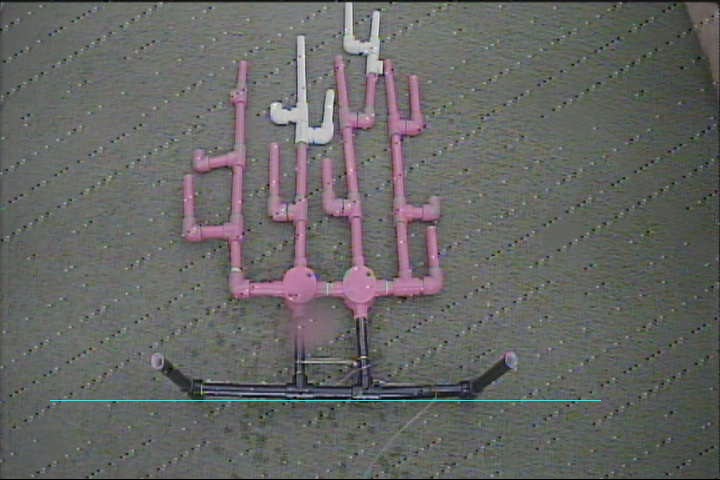
#> input picture gui - Copy/old.png, 720 x 480 px
$ python task_test.py
#> lines starting #> are read from the running program, lines starting #| are printed output that depends on the picture; after the words box and inside, x2 and y2 are one past the last pixel; in counts of white or black regions, pixels touching at a corner belong together; pictures that were not available may be replaced by others from this repository, and a replacement may not be noted
### gui - Copy/object_detection_module.py
"""
Module that contains utilities needed task 2.2

task description : Using image recognition to determine the health of a coral colony by comparing its
current condition picture to an image taken in the past to compare between them and find changes.

Prequisites :-

1 - open cv
2 - numpy
3 - math -> if not already included while installing python

"""
from cv2 import cv2
import numpy as np

# Defining module Constants
# LOWER_PURPLE = np.array([0, 50, 90])  # Purple HSV lower boundry
# UPPER_PURPLE = np.array([255, 98, 255])  # Purple HSV upper boundry
LOWER_WHITE = np.array([150, 150, 160])  # White HSV lower boundry
UPPER_WHITE = np.array([255, 255, 255])  # White HSV upper boundry
KERNEL_ALLIGN = np.ones((5, 5), np.uint8)  # Kernel used for opening effect
KERNEL_ERODE = np.ones((3,3),np.uint8)
MAX_FEATURES = 100  # Maximum number of features to be detected
GOOD_MATCH_PERCENT = 0.15  # Matching tolerence
AREA = 250  # Minimum contour area
COLORS = {
    "GREEN": (0, 255, 0),
    "YELLOW": (0, 255, 255),
    "RED": (0, 0, 255),
    "BLUE": (255, 0, 0)
}
AREA_TOLERANCE = 1000  # Difference in area tolerence
MIN_MATCH_COUNT = 10  # Matching Tolerence


def extract(image, UPPER_PURPLE, LOWER_PURPLE, UPPER_WHITE, LOWER_WHITE,debug=False):
    """
Python function that extracts purple and white parts out of an image

arguments :-
------------

1 - image -> an numpy array representing the image to be extracted from ( can be read using open cv ).
2 - debug -> boolean that controls if debug mode is on or off.

outputs :-
----------

- A dictionary that contains:
    - original image.
    - white parts of image.
    - purple parts of image.


    """
    imageClone = image.copy()
    image = cv2.cvtColor(image ,cv2.COLOR_BGR2HSV)
    purple_mask = cv2.inRange(image, LOWER_PURPLE, UPPER_PURPLE)
    print(LOWER_PURPLE)
    white_mask = cv2.inRange(image, LOWER_WHITE, UPPER_WHITE)
    white = cv2.bitwise_and(image, image, mask=white_mask)
    purple = cv2.bitwise_and(image, image, mask=purple_mask)
    white[white_mask > 0] = (255, 255, 255)
    purple[purple_mask > 0] = (255, 255, 255)
    purple = cv2.erode(purple,KERNEL_ERODE,iterations = 1)
    white = cv2.erode(white,KERNEL_ERODE,iterations = 1)
    # Print debug info if debug mode is on
    if debug:
        cv2.imshow("extraction result", np.hstack([image, purple, white]))
    return {'original': imageClone, 'white': white, 'purple': purple}

def remove_back_ground(image):
    """
utilizes the color extraction function extract() to remove background from image

arguments :-
------------

- image -> an numpy array representing the image to remove the area from ( can be read using open cv ).

outputs :-
----------

- The image after removing the background.

"""
# [4 lines of commented-out code are left out]

oldimage = cv2.imread("old.png")
#> oldimage is the input picture: shape (480, 720, 3); mean B, G, R 99.9, 102, 101.7
width,heigth = oldimage.shape[1],oldimage.shape[0]
#> width = 720; heigth = 480
old_image_ext = remove_back_ground(oldimage)

bf = cv2.DescriptorMatcher_create(cv2.DESCRIPTOR_MATCHER_BRUTEFORCE_HAMMING)


# [171 lines left out: functions to_black_and_white, detect, print_contours, get_colony_area, Pixelated_Clean_Image_beta, addassistant and 1 more, not called in this run]

# End of module

### gui - Copy/task_test.py
""" Driver code for task 2.2"""
import cv2
from object_detection_module import COLORS, AREA, MIN_MATCH_COUNT, extract
from object_detection_module import check_for_matches, detect, print_contours, addassistant
import numpy as np

# Define Script constants
SAMPLING_RATE = 250
DEBUG = False  # Select debug mode
MANUAL = False  # Turn manual mode off and on
# Define Script variables
FRAME_COUNT = 0  # Frames tracking variable
SAMPLE_COUNTER = 0  # Samples trackingcounter
SIZE_TOLERENCE = 0.3  # tolerence of size
contours = {'growth_cnts': [], 'death_cnts': [], 'blotching_cnts': [], 'recovery_cnts': []}
old_image = cv2.imread("old.png")


# trackbars
def nothing(x):
    pass

# [9 lines of commented-out code are left out]


# [63 lines left out: functions simplest_cb, colonyhealthfunction, not called in this run]

# colonyhealthfunction()

# trackbars()
cv2.namedWindow('tracks purple')
cv2.namedWindow('tracks white')
cv2.createTrackbar('purple upper 1', 'tracks purple', 215, 255, nothing)
cv2.createTrackbar('purple upper 2', 'tracks purple', 224, 255, nothing)
cv2.createTrackbar('purple upper 3', 'tracks purple', 165, 255, nothing)

cv2.createTrackbar('purple lower 1', 'tracks purple', 109, 255, nothing)
cv2.createTrackbar('purple lower 2', 'tracks purple', 0, 255, nothing)
cv2.createTrackbar('purple lower 3', 'tracks purple', 55, 255, nothing)

cv2.createTrackbar('white upper 1', 'tracks white', 150, 255, nothing)
cv2.createTrackbar('white upper 2', 'tracks white', 150, 255, nothing)
cv2.createTrackbar('white upper 3', 'tracks white', 160, 255, nothing)

cv2.createTrackbar('white lower 1', 'tracks white', 255, 255, nothing)
cv2.createTrackbar('white lower 2', 'tracks white', 255, 255, nothing)
cv2.createTrackbar('white lower 3', 'tracks white', 255, 255, nothing)


# frame = cv2.imread('test.png')
cap = cv2.VideoCapture('coral.mp4')
# frame = simplest_cb(frame)

while(True):
    try:
        frame = cap.read()[1]
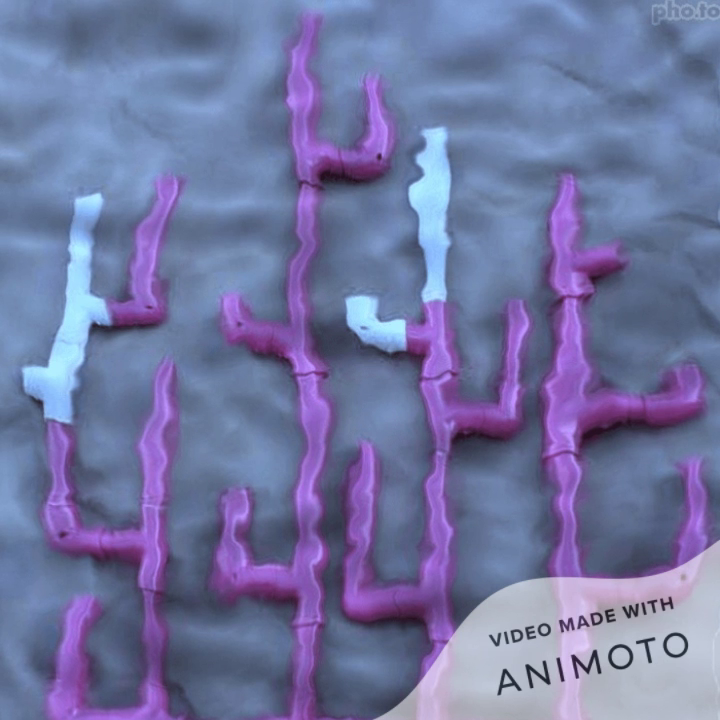
#> input picture frame 105 of Task 2.2/test_video.mp4, 720 x 720 px, given in place of coral.mp4, which was not available
#> frame is the input picture: shape (720, 720, 3); mean B, G, R 162.2, 117.5, 113.5
        frame = cv2.resize(frame, (400,400))
#> frame: shape (400, 400, 3)

        trackbar1up = cv2.getTrackbarPos('purple upper 1', 'tracks purple')
        trackbar2up = cv2.getTrackbarPos('purple upper 2', 'tracks purple')
        trackbar3up = cv2.getTrackbarPos('purple upper 3', 'tracks purple')
        trackbar1lp = cv2.getTrackbarPos('purple lower 1', 'tracks purple')
        trackbar2lp = cv2.getTrackbarPos('purple lower 2', 'tracks purple')
        trackbar3lp = cv2.getTrackbarPos('purple lower 3', 'tracks purple')

        trackbar1uw = cv2.getTrackbarPos('white upper 1', 'tracks white')
        trackbar2uw = cv2.getTrackbarPos('white upper 2', 'tracks white')
        trackbar3uw = cv2.getTrackbarPos('white upper 3', 'tracks white')
        trackbar1lw = cv2.getTrackbarPos('white lower 1', 'tracks white')
        trackbar2lw = cv2.getTrackbarPos('white lower 2', 'tracks white')
        trackbar3lw = cv2.getTrackbarPos('white lower 3', 'tracks white')
        # print(UPPER_PURPLE)
        UPPER_PURPLE = np.array([trackbar1up, trackbar2up, trackbar3up])
        LOWER_PURPLE = np.array([trackbar1lp, trackbar2lp, trackbar3lp])

        UPPER_WHITE = np.array([trackbar1uw, trackbar2uw, trackbar3uw])
        LOWER_WHITE = np.array([trackbar1lw, trackbar2lw, trackbar3lw])

        images = extract(frame, UPPER_PURPLE, LOWER_PURPLE, UPPER_WHITE, LOWER_WHITE)
#> in extract, `image = cv2.cvtColor(image ,cv2.COLOR_BGR2HSV)`: image: shape (400, 400, 3); mean H, S, V 116.9, 91.7, 162.1
#> in extract, `purple_mask = cv2.inRange(image, LOWER_PURPLE, UPPER_PURPLE)`:
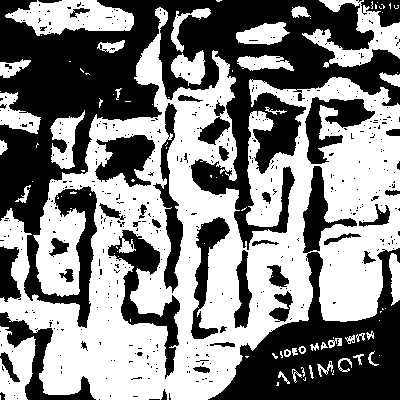
#> purple_mask: shape (400, 400); 52% white; 487 black regions (444 under 20 px), largest, box (x1, y1, x2, y2) and area: (0, 0, 400, 328) 43152, (208, 166, 400, 400) 14683, (108, 230, 180, 379) 2851
#> in extract, `white_mask = cv2.inRange(image, LOWER_WHITE, UPPER_WHITE)`: white_mask: shape (400, 400); every value is 0
#> in extract, `white = cv2.bitwise_and(image, image, mask=white_mask)`: white: shape (400, 400, 3); every value is 0
#> in extract, `purple = cv2.bitwise_and(image, image, mask=purple_mask)`: purple: shape (400, 400, 3); mean H, S, V 60.8, 48.3, 70.8
#> in extract, `purple[purple_mask > 0] = (255, 255, 255)`: purple: shape (400, 400, 3); mean H, S, V 132.5, 132.5, 132.5
#> in extract, `purple = cv2.erode(purple,KERNEL_ERODE,iterations = 1)`: purple: shape (400, 400, 3); mean H, S, V 104.4, 104.4, 104.4
#> images = 3 items

        # [10 lines of commented-out code are left out]
        cv2.imshow("extraction result", np.hstack([images['original'], images['purple'], images['white']]))
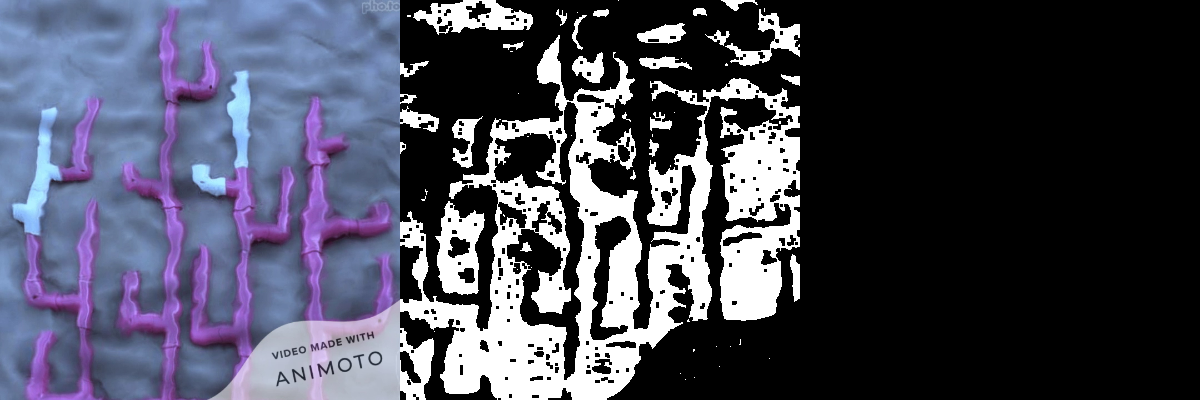
#> window 'extraction result': shape (400, 1200, 3); mean B, G, R 88.8, 73.9, 72.6
        cv2.waitKey(80)
        # print(UPPER_PURPLE)
    except Exception:
        cap = cv2.VideoCapture('coral.mp4')
